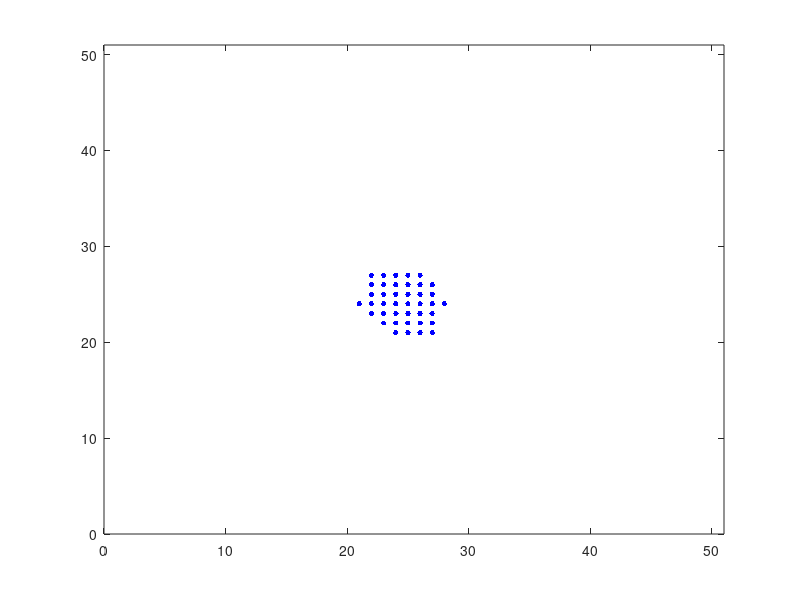

MATLAB code to generate this figure:
%http://www.ilovematlab.cn/thread-21583-1-1.html
%
%%%%%%%%%%%%%%%%%%%%%%%%%%%%%%%%%%%%%%%%%%%%%%%%%%%%%%%
%%%%%%%%%%%%%%%% 简单的元胞自动机 %%%%%%%%%%%%%%%%%%%%%%
%%%%%%%%%%%%%%%%%%%%%%%%%%%%%%%%%%%%%%%%%%%%%%%%%%%%%%%


%% 初始化
m = 50;
X = zeros(m,m);
X(25,25) = 1;

n = [m 1:m-1];
e = [2:m 1];
s = [2:m 1];
w = [m 1:m-1];

% 绘制初始图形
[i,j] = find(X);
figure(gcf);
plothandle = plot(i,j,'.', ...
'Color','blue', ...
'MarkerSize',12);
axis([0 m+1 0 m+1]);
%% 演化
for k = 1:50
%邻居数
N = X(n,:) + X(s,:) + X(:,e) + X(:,w) + ...
X(n,e) + X(n,w) + X(s,e) + X(s,w);
%概率阵 
RAND = rand(m);
%换代
X = X | (N.*RAND>0.99);
%绘图
[i,j] = find(X);
set(plothandle,'xdata',i,'ydata',j)
drawnow
pause(0.2)
k 
end
